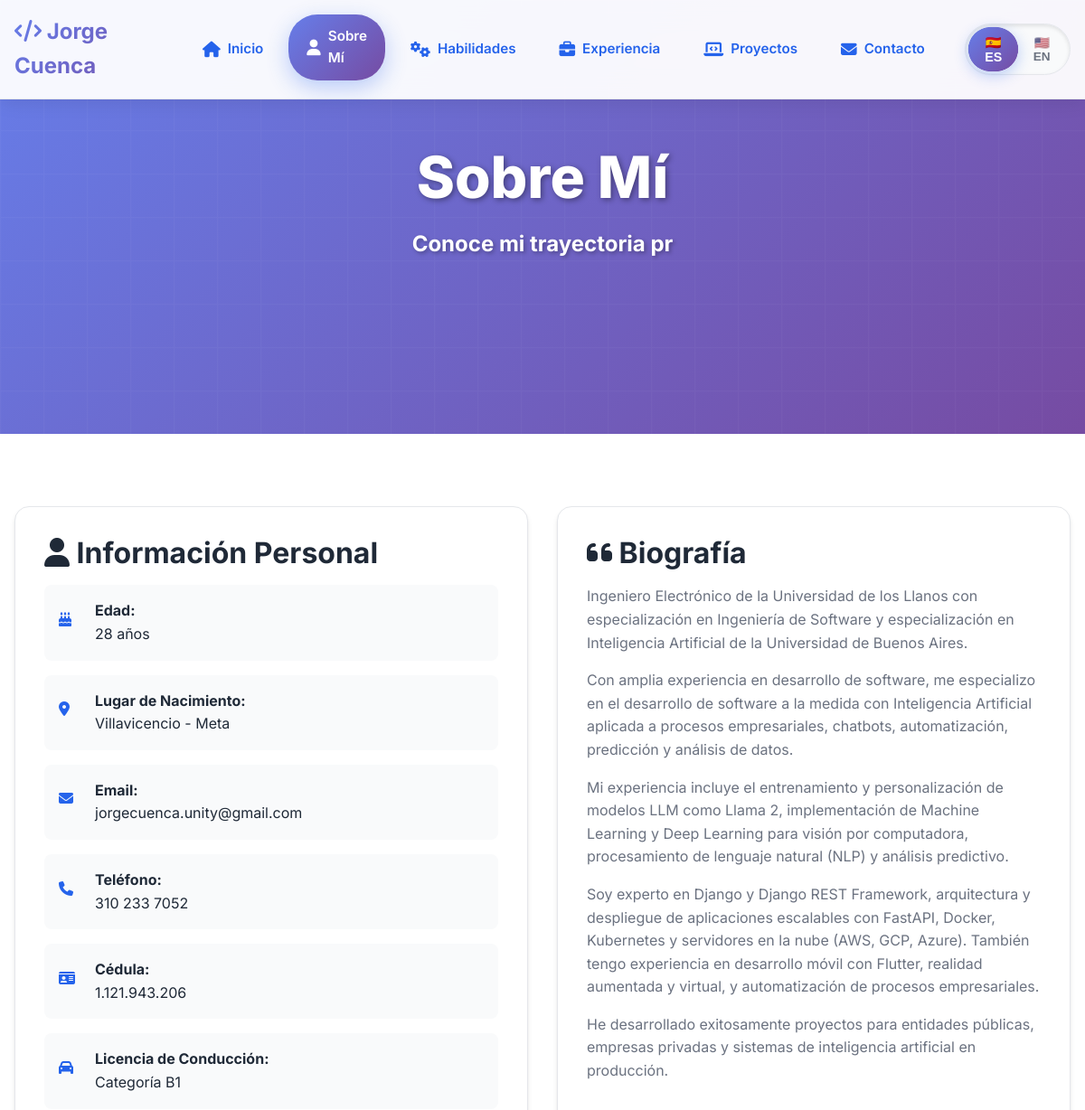
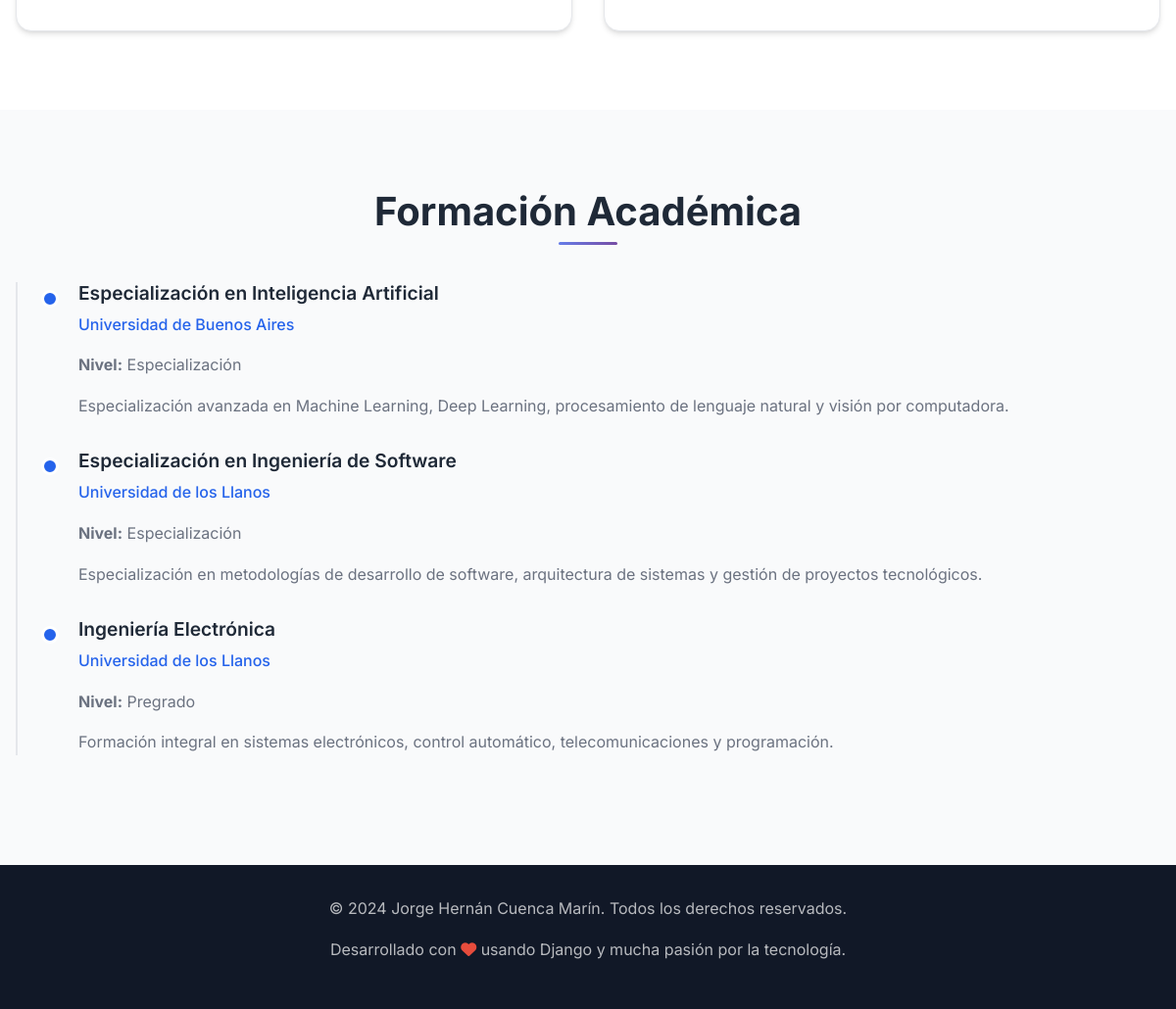
Page /sobre-mi/ on the committed database (2 pictures, top to bottom).
### portfolio/models.py (models this page shows, shortened)
class Perfil(models.Model):
    nombre_completo = models.CharField(max_length=200)
    fecha_nacimiento = models.DateField()
    lugar_nacimiento = models.CharField(max_length=100)
    cedula = models.CharField(max_length=20, unique=True)
    direccion = models.CharField(max_length=200)
    email = models.EmailField()
    telefono_regex = RegexValidator(regex=r'^\+?1?\d{9,15}$', message="Número de teléfono debe estar en formato: '+999999999'. Hasta 15 dígitos permitidos.")
    telefono = models.CharField(validators=[telefono_regex], max_length=17)
    licencia_conduccion = models.CharField(max_length=50, blank=True)
    foto_perfil = models.ImageField(upload_to='perfil/', blank=True, null=True)
    descripcion_corta = models.TextField(max_length=300)
    biografia = models.TextField()
    class Meta:
        verbose_name = "Perfil"
        verbose_name_plural = "Perfiles"

class Educacion(models.Model):
    NIVEL_CHOICES = [
        ('pregrado', 'Pregrado'),
        ('especializacion', 'Especialización'),
        ('maestria', 'Maestría'),
        ('doctorado', 'Doctorado'),
        ('curso', 'Curso'),
        ('certificacion', 'Certificación'),
    ]
    perfil = models.ForeignKey(Perfil, on_delete=models.CASCADE, related_name='educacion')
    titulo = models.CharField(max_length=200)
    institucion = models.CharField(max_length=200)
    nivel = models.CharField(max_length=20, choices=NIVEL_CHOICES)
    fecha_inicio = models.DateField()
    fecha_fin = models.DateField(blank=True, null=True)
    en_curso = models.BooleanField(default=False)
    descripcion = models.TextField(blank=True)
    class Meta:
        verbose_name = "Educación"
        verbose_name_plural = "Educación"
        ordering = ['-fecha_inicio']

### portfolio/views.py (the view)
# urls.py: path('sobre-mi/', views.sobre_mi, name='sobre_mi'),
def sobre_mi(request):
    try:
        perfil = get_object_or_404(Perfil)
        educacion = Educacion.objects.filter(perfil=perfil).order_by('-fecha_inicio')
        certificaciones = Certificacion.objects.filter(perfil=perfil).order_by('-fecha_obtencion')
        language = get_language_from_request(request)
        translations = TRANSLATIONS.get(language, TRANSLATIONS['es'])
        context = {
            'perfil': perfil,
            'educacion': educacion,
            'certificaciones': certificaciones,
            'language': language,
            'translations': translations,
        }
        return render(request, 'portfolio/sobre_mi.html', context)
    except Perfil.DoesNotExist:
        return render(request, 'portfolio/setup.html')

### portfolio/views.py (called while the page is built)
def get_language_from_request(request):
    return request.session.get('language', 'es')

### portfolio/templates/portfolio/sobre_mi.html (shortened to what this page needs)
{% extends 'portfolio/base.html' %}
{% load static %}
{% load portfolio_extras %}
{% block content %}
<section class="hero" style="min-height: 60vh;">
    <div class="container">
        <div class="hero-content">
            <h1 class="hero-title">{{ translations.about_me }}</h1>
            <p class="hero-subtitle">{{ translations.my_trajectory }}</p>
        </div>
    </div>
</section>
<section class="section">
    <div class="container">
        <div class="grid grid-2">
            <div class="card">
                <h3><i class="fas fa-user"></i> {{ translations.personal_info }}</h3>
                {% if perfil %}
                <div class="contact-info">
                    <div class="contact-item">
                        <i class="fas fa-birthday-cake contact-icon"></i>
                        <div>
                            <strong>{{ translations.age }}:</strong><br>
                            28 {{ translations.years }}
                        </div>
                    </div>
                    <div class="contact-item">
                        <i class="fas fa-map-marker-alt contact-icon"></i>
                        <div>
                            <strong>{{ translations.birth_place }}:</strong><br>
                            {{ perfil.lugar_nacimiento }}
                        </div>
                    </div>
                    <div class="contact-item">
                        <i class="fas fa-envelope contact-icon"></i>
                        <div>
                            <strong>{{ translations.email }}:</strong><br>
                            {{ perfil.email }}
                        </div>
                    </div>
                    <div class="contact-item">
                        <i class="fas fa-phone contact-icon"></i>
                        <div>
                            <strong>{{ translations.phone }}:</strong><br>
                            {{ perfil.telefono }}
                        </div>
                    </div>
                    <div class="contact-item">
                        <i class="fas fa-id-card contact-icon"></i>
                        <div>
                            <strong>{{ translations.id_number }}:</strong><br>
                            {{ perfil.cedula }}
                        </div>
                    </div>
                    <div class="contact-item">
                        <i class="fas fa-car contact-icon"></i>
                        <div>
                            <strong>{{ translations.license }}:</strong><br>
                            {{ perfil.licencia_conduccion }}
                        </div>
                    </div>
                </div>
                {% endif %}
            </div>
            <div class="card">
                <h3><i class="fas fa-quote-left"></i> {{ translations.biography }}</h3>
                {% if perfil %}
                <p>{{ perfil.biografia|linebreaks }}</p>
                {% endif %}
            </div>
        </div>
    </div>
</section>
<section class="section" style="background: var(--bg-secondary);">
    <div class="container">
        <h2 class="section-title">{{ translations.academic_formation }}</h2>
        <div class="timeline">
            {% for edu in educacion %}
            <div class="timeline-item">
                <h3 class="timeline-title">{{ edu.titulo }}</h3>
                <div class="timeline-company">{{ edu.institucion }}</div>
                <p><strong>{{ translations.level }}:</strong> {{ edu.get_nivel_display }}</p>
                {% if edu.descripcion %}
                <p>{{ edu.descripcion }}</p>
                {% endif %}
            </div>
            {% empty %}
            <div class="timeline-item">
                <p>{{ translations.coming_soon }}</p>
            </div>
            {% endfor %}
        </div>
    </div>
</section>
{% endblock %}

### static/css/style.css (style rules this page uses)
:root { --primary-color: #2563eb; --secondary-color: #1e40af; --accent-color: #3b82f6; --text-primary: #1f2937; --text-secondary: #6b7280; --text-light: #9ca3af; --bg-primary: #ffffff; --bg-secondary: #f9fafb; --bg-dark: #111827; --border-color: #e5e7eb; --shadow-sm: 0 1px 2px 0 rgb(0 0 0 / 0.05); --shadow-md: 0 4px 6px -1px rgb(0 0 0 / 0.1), 0 2px 4px -2px rgb(0 0 0 / 0.1); --shadow-lg: 0 10px 15px -3px rgb(0 0 0 / 0.1), 0 4px 6px -4px rgb(0 0 0 / 0.1); --gradient-primary: linear-gradient(135deg, #667eea 0%, #764ba2 100%); --gradient-secondary: linear-gradient(135deg, #f093fb 0%, #f5576c 100%); }
* { margin: 0; padding: 0; box-sizing: border-box; }
html { scroll-behavior: smooth; font-size: 16px; }
body { font-family: 'Inter', -apple-system, BlinkMacSystemFont, 'Segoe UI', Roboto, sans-serif; line-height: 1.6; color: var(--text-primary); background-color: var(--bg-primary); overflow-x: hidden; }
h1, h2, h3, h4, h5, h6 { font-weight: 700; line-height: 1.2; margin-bottom: 1rem; }
h1 { font-size: 3.5rem; }
h2 { font-size: 2.5rem; }
h3 { font-size: 2rem; }
p { margin-bottom: 1rem; color: var(--text-secondary); }
.container { max-width: 1200px; margin: 0 auto; padding: 0 1rem; }
.section { padding: 5rem 0; }
.section-title { text-align: center; margin-bottom: 3rem; position: relative; }
.section-title::after { content: ''; position: absolute; bottom: -10px; left: 50%; transform: translateX(-50%); width: 60px; height: 3px; background: var(--gradient-primary); border-radius: 2px; }
.hero { min-height: 100vh; display: flex; align-items: center; background: linear-gradient(135deg, #667eea 0%, #764ba2 100%); color: white; position: relative; overflow: hidden; }
.hero::before { content: ''; position: absolute; top: 0; left: 0; right: 0; bottom: 0; opacity: 0.3; }
.hero-content { position: relative; z-index: 2; text-align: center; animation: fadeInUp 1s ease-out; }
.hero-title { font-size: 4rem; margin-bottom: 1rem; font-weight: 800; color: white; text-shadow: 2px 2px 6px rgba(0, 0, 0, 0.4); }
.hero-subtitle { font-size: 1.5rem; margin-bottom: 2rem; opacity: 1; color: white; font-weight: 700; text-shadow: 2px 2px 4px rgba(0, 0, 0, 0.3); }
.card { background: var(--bg-primary); border-radius: 1rem; padding: 2rem; box-shadow: var(--shadow-md); transition: all 0.3s ease; border: 1px solid var(--border-color); }
.grid { display: grid; gap: 2rem; }
.grid-2 { grid-template-columns: repeat(auto-fit, minmax(300px, 1fr)); }
.timeline { position: relative; padding-left: 2rem; }
.timeline::before { content: ''; position: absolute; left: 0; top: 0; bottom: 0; width: 2px; background: var(--border-color); }
.timeline-item { position: relative; margin-bottom: 2rem; padding-left: 2rem; }
.timeline-item::before { content: ''; position: absolute; left: -6px; top: 0.5rem; width: 12px; height: 12px; background: var(--primary-color); border-radius: 50%; border: 3px solid var(--bg-primary); }
.timeline-title { font-size: 1.2rem; font-weight: 600; margin-bottom: 0.5rem; }
.timeline-company { color: var(--primary-color); font-weight: 500; margin-bottom: 1rem; }
.contact-info { display: flex; flex-direction: column; gap: 1rem; }
.contact-item { display: flex; align-items: center; gap: 1rem; padding: 1rem; background: var(--bg-secondary); border-radius: 0.5rem; transition: all 0.3s ease; }
.contact-icon { width: 24px; height: 24px; color: var(--primary-color); }
.fade-in { animation: fadeIn 0.6s ease-out; }
.grid { display: grid; }

### rows in the picture
Perfil: lugar_nacimiento "Villavicencio - Meta", email "jorgecuenca.unity@gmail.com", telefono "310 233 7052", cedula "1.121.943.206", licencia_conduccion "Categoría B1", biografia "Ingeniero Electrónico de la Universidad de los Llanos con especialización en Ingeniería de Software y especialización en Inteligencia Artificial de la Universidad de Buenos Aires. Con amplia experiencia en desarrollo de software, me especializo en el desarrollo de software a la medida con Inteligencia Artificial aplicada a procesos empresariales, chatbots, automatización, predicción y análisis de datos. Mi experiencia incluye el entrenamiento y personalización de modelos LLM como Llama 2, implementación de Machine Learning y Deep Learning para visión por computadora, procesamiento de lenguaje natural (NLP) y análisis predictivo. Soy experto en Django y Django REST Framework, arquitectura y…"
Educacion: titulo "Especialización en Inteligencia Artificial", institucion "Universidad de Buenos Aires", nivel "Especialización", descripcion "Especialización avanzada en Machine Learning, Deep Learning, procesamiento de lenguaje natural y visión por computadora."
Educacion: titulo "Especialización en Ingeniería de Software", institucion "Universidad de los Llanos", nivel "Especialización", descripcion "Especialización en metodologías de desarrollo de software, arquitectura de sistemas y gestión de proyectos tecnológicos."
Educacion: titulo "Ingeniería Electrónica", institucion "Universidad de los Llanos", nivel "Pregrado", descripcion "Formación integral en sistemas electrónicos, control automático, telecomunicaciones y programación."

### other values in the picture
{{ translations.home }} "Inicio"
{{ translations.about }} "Sobre Mí"
{{ translations.skills }} "Habilidades"
{{ translations.experience }} "Experiencia"
{{ translations.projects }} "Proyectos"
{{ translations.contact }} "Contacto"
{{ translations.about_me }} "Sobre Mí"
{{ translations.personal_info }} "Información Personal"
{{ translations.age }} "Edad"
{{ translations.years }} "años"
{{ translations.birth_place }} "Lugar de Nacimiento"
{{ translations.email }} "Email"
{{ translations.phone }} "Teléfono"
{{ translations.id_number }} "Cédula"
{{ translations.license }} "Licencia de Conducción"
